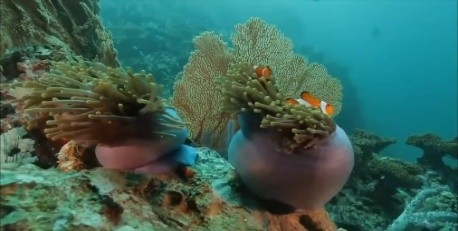
%> input picture under_water_image_enhancement/images/image1.jpg, 458 x 231 px
$ octave underwaterImageEnhancement.m   (GNU Octave 9; MATLAB toolbox functions it lacks are replaced by stand-ins)
%> lines starting %> are read from the running program, lines starting %| are printed output that depends on the picture; in (x1, y1, x2, y2) boxes, pixels count from 0 and x2, y2 are one past the last pixel; in counts of white or black regions, pixels touching at a corner belong together; the program's own positions count from 1
### under_water_image_enhancement/rgb2yiq.m
function yiq = rgb2yiq(rgb)
    T = [0.299, 0.587, 0.114;
         0.596, -0.274, -0.322;
         0.211, -0.523, 0.312];
    yiq = reshape((T * reshape(rgb, [], 3)')', size(rgb));
end

### under_water_image_enhancement/rgb2hsi.m
function hsi = rgb2hsi(rgb)
    R = rgb(:,:,1);
    G = rgb(:,:,2);
    B = rgb(:,:,3);

    % Compute intensity
    I = (R + G + B) / 3;

    % Compute saturation
    min_RGB = min(rgb, [], 3);
    S = 1 - (3 ./ (sum(rgb, 3) + eps)) .* min_RGB;

    % Compute hue
    num = 0.5 * ((R - G) + (R - B));
    den = sqrt((R - G).^2 + (R - B).*(G - B)) + eps;
    theta = acos(num ./ den);

    H = theta;
    H(B > G) = 2 * pi - H(B > G);
    H = H / (2 * pi); % Normalize hue to [0, 1]

    % Combine channels
    hsi = cat(3, H, S, I);
end

### under_water_image_enhancement/yiq2rgb.m
function rgb = yiq2rgb(yiq)
    T = [1.000, 0.956, 0.621;
         1.000, -0.272, -0.647;
         1.000, -1.106, 1.703];
    rgb = reshape((T * reshape(yiq, [], 3)')', size(yiq));
    rgb = min(max(rgb, 0), 1); % Clip values between 0 and 1
end

### under_water_image_enhancement/hsi2rgb.m
function rgb = hsi2rgb(hsi)
    H = hsi(:,:,1) * 2 * pi; % Convert back to radians
    S = hsi(:,:,2);
    I = hsi(:,:,3);

    % Initialize output
    R = zeros(size(H));
    G = zeros(size(H));
    B = zeros(size(H));

    % Compute RGB values
    idx = (H < 2*pi/3);
    B(idx) = I(idx) .* (1 - S(idx));
    R(idx) = I(idx) .* (1 + S(idx) .* cos(H(idx)) ./ cos(pi/3 - H(idx)));
    G(idx) = 3*I(idx) - (R(idx) + B(idx));

    idx = (H >= 2*pi/3 & H < 4*pi/3);
    H(idx) = H(idx) - 2*pi/3;
    R(idx) = I(idx) .* (1 - S(idx));
    G(idx) = I(idx) .* (1 + S(idx) .* cos(H(idx)) ./ cos(pi/3 - H(idx)));
    B(idx) = 3*I(idx) - (R(idx) + G(idx));

    idx = (H >= 4*pi/3);
    H(idx) = H(idx) - 4*pi/3;
    G(idx) = I(idx) .* (1 - S(idx));
    B(idx) = I(idx) .* (1 + S(idx) .* cos(H(idx)) ./ cos(pi/3 - H(idx)));
    R(idx) = 3*I(idx) - (G(idx) + B(idx));

    % Combine and clip values
    rgb = cat(3, R, G, B);
    rgb = min(max(rgb, 0), 1);
end

### under_water_image_enhancement/underwaterImageEnhancement.m
clc; clear; close all;

%% Read Image
% Read the input underwater image
img = imread('images/image1.jpg');
%> img is the input picture: size 231x458x3 uint8; mean R, G, B 59.8, 102.3, 90.4
img = im2double(img); % Convert to double precision for processing
%> img: size 231x458x3 double
% Convert to YIQ and HSI color spaces
yiq_img = rgb2yiq(img);
hsi_img = rgb2hsi(img);

% Apply CLAHE to Y (luminance) in YIQ
yiq_img(:,:,1) = adapthisteq(yiq_img(:,:,1));

% Apply CLAHE to Intensity in HSI
hsi_img(:,:,3) = adapthisteq(hsi_img(:,:,3));
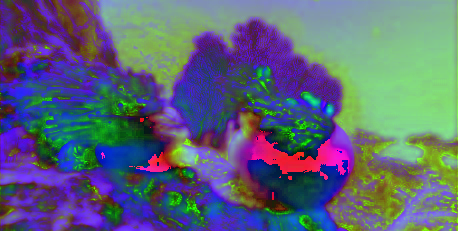
%> hsi_img: size 231x458x3 double; mean R, G, B 0.359, 0.397, 0.473

% Convert back to RGB
enhanced_rgb_yiq = yiq2rgb(yiq_img);
enhanced_rgb_hsi = hsi2rgb(hsi_img);
%> in hsi2rgb, `idx = (H < 2*pi/3);`:
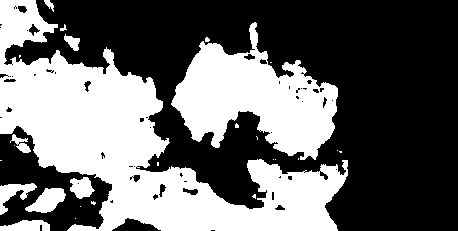
%> idx: size 231x458 logical; 41% white; 27 white regions (16 under 20 px), largest, box (x1, y1, x2, y2) and area: (0, 0, 348, 231) 29157, (171, 22, 338, 160) 11807, (25, 188, 66, 213) 599
%> in hsi2rgb, `idx = (H >= 2*pi/3 & H < 4*pi/3);`: idx: size 231x458 logical; 56.8% white; 19 black regions (9 under 20 px), largest, box (x1, y1, x2, y2) and area: (0, 0, 350, 231) 43312, (25, 188, 66, 213) 599, (0, 183, 37, 215) 481
%> in hsi2rgb, `idx = (H >= 4*pi/3);`: idx: size 231x458 logical; 2.2% white; 13 white regions (11 under 20 px), largest, box (x1, y1, x2, y2) and area: (250, 130, 350, 180) 1925, (136, 152, 171, 172) 327
%> in hsi2rgb, `H(idx) = H(idx) - 4*pi/3;`:
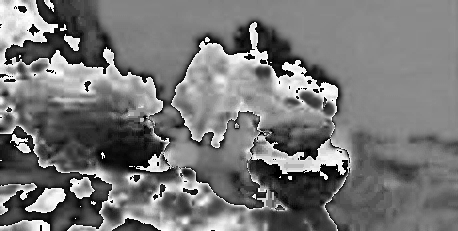
%> H: size 231x458 double; min 2.66e-15, max 2.09, mean 0.974; drawn with min black and max white
%> in hsi2rgb, `G(idx) = I(idx) .* (1 - S(idx));`:
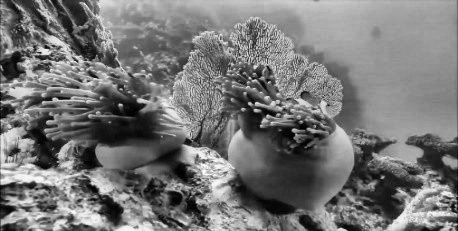
%> G: size 231x458 double; min 0, max 1.22, mean 0.569; drawn with min black and max white
%> in hsi2rgb, `B(idx) = I(idx) .* (1 + S(idx) .* cos(H(idx)) ./ cos(pi/3 - H(idx)));`:
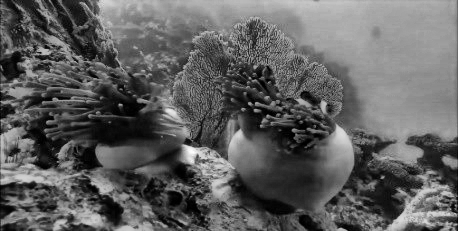
%> B: size 231x458 double; min 0, max 1.32, mean 0.5; drawn with min black and max white
%> in hsi2rgb, `R(idx) = 3*I(idx) - (G(idx) + B(idx));`:
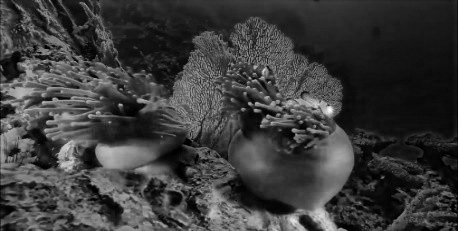
%> R: size 231x458 double; min 0, max 1.48, mean 0.349; drawn with min black and max white
%> in hsi2rgb, `rgb = min(max(rgb, 0), 1);`:
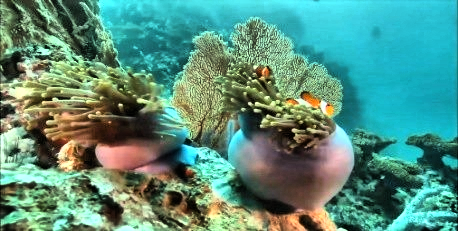
%> rgb: size 231x458x3 double; mean R, G, B 0.348, 0.567, 0.499

% Fusion of enhanced images (Weighted Averaging)
fused_img = (enhanced_rgb_yiq + enhanced_rgb_hsi) / 2;

%% Display Results
figure;
subplot(1,3,1); imshow(img); title('Original Image');
subplot(1,3,2); imshow(enhanced_rgb_yiq); title('Enhanced in YIQ');
subplot(1,3,3); imshow(enhanced_rgb_hsi); title('Enhanced in HSI');

figure;
imshow(fused_img); title('Final Enhanced Image');

$ run again, with under_water_image_enhancement/images/image2.jpg copied over under_water_image_enhancement/images/image1.jpg
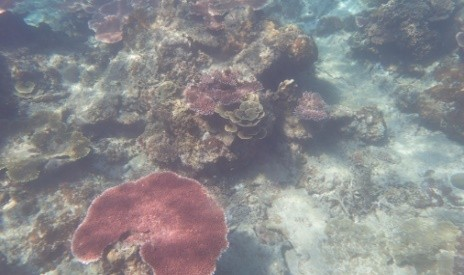
%> input picture under_water_image_enhancement/images/image2.jpg, 464 x 275 px
%> img is the input picture: size 275x464x3 uint8; mean R, G, B 137.9, 137.7, 140.8
%> img: size 275x464x3 double
%> in hsi2rgb, `idx = (H < 2*pi/3);`:
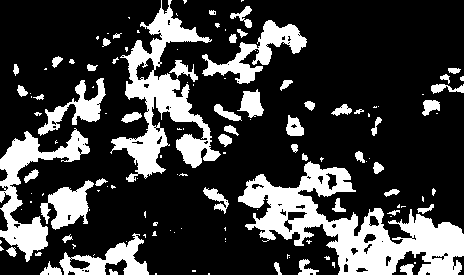
%> idx: size 275x464 logical; 24.4% white; 132 white regions (76 under 20 px), largest, box (x1, y1, x2, y2) and area: (238, 161, 464, 275) 10004, (110, 0, 221, 182) 6356, (0, 128, 90, 262) 3471
%> in hsi2rgb, `rgb = min(max(rgb, 0), 1);`:
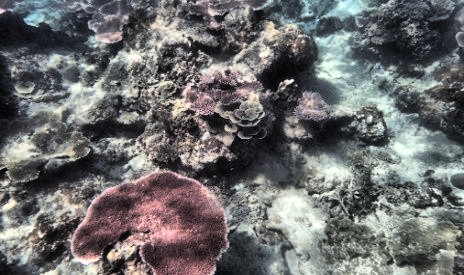
%> rgb: size 275x464x3 double; mean R, G, B 0.427, 0.426, 0.429

$ run again, with under_water_image_enhancement/images/image3.jpg copied over under_water_image_enhancement/images/image1.jpg
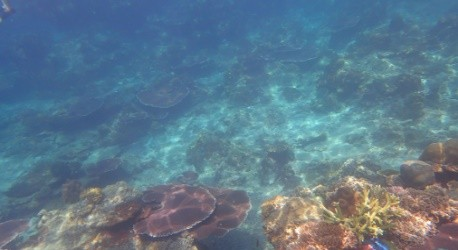
%> input picture under_water_image_enhancement/images/image3.jpg, 458 x 250 px
%> img is the input picture: size 250x458x3 uint8; mean R, G, B 93.9, 121, 139.6
%> img: size 250x458x3 double
%> in hsi2rgb, `idx = (H < 2*pi/3);`:
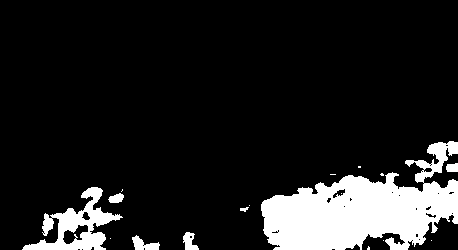
%> idx: size 250x458 logical; 12.8% white; 17 white regions (10 under 20 px), largest, box (x1, y1, x2, y2) and area: (261, 141, 458, 250) 11688, (22, 187, 123, 250) 2289, (132, 235, 160, 250) 225
%> in hsi2rgb, `rgb = min(max(rgb, 0), 1);`:
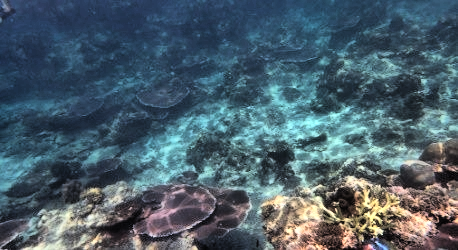
%> rgb: size 250x458x3 double; mean R, G, B 0.297, 0.376, 0.421

$ run again, with under_water_image_enhancement/images/image4.tif saved as under_water_image_enhancement/images/image1.jpg
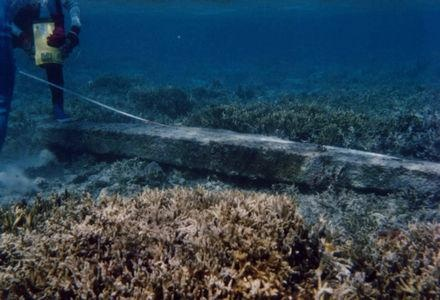
%> input picture under_water_image_enhancement/images/image4.tif, 440 x 300 px
%> img is the input picture: size 300x440x3 uint8; mean R, G, B 44.7, 66.1, 82.1
%> img: size 300x440x3 double
%> `fused_img = (enhanced_rgb_yiq + enhanced_rgb_hsi) / 2;`:
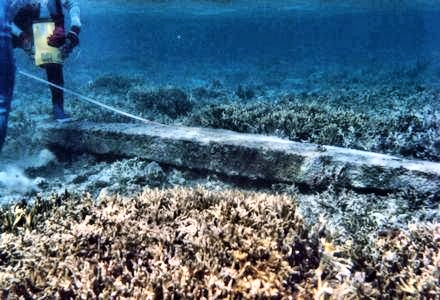
%> fused_img: size 300x440x3 double; mean R, G, B 0.313, 0.419, 0.496
